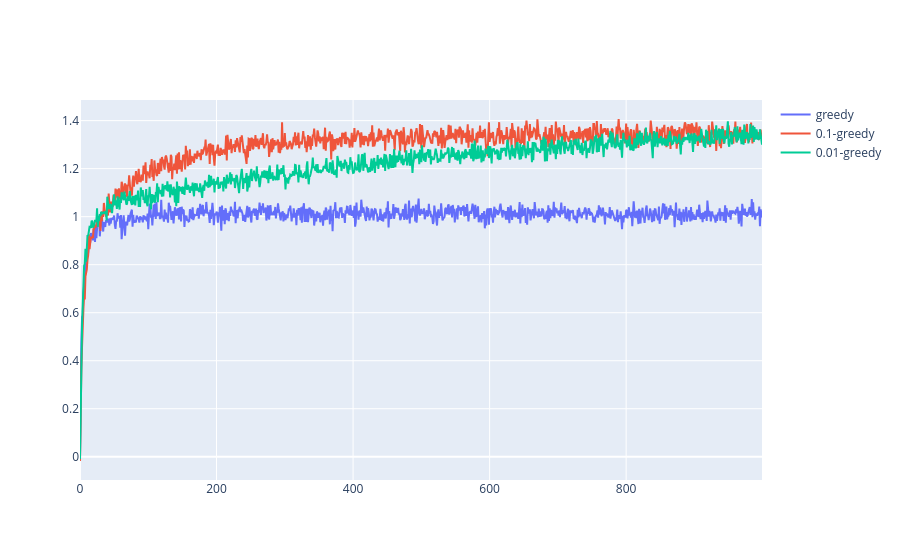
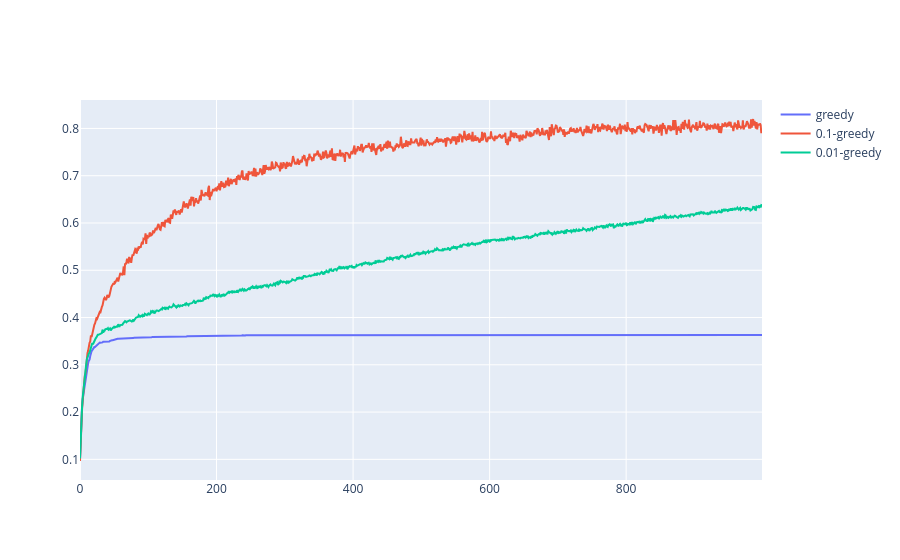

Notebook cell for these charts, in order:
### Code cell
nSampleAB = 1000
Qsample, AvgRSample, AvgOptSample, nExploreSample = sampleAverage(nSampleAB)
Qsample01, AvgRSample01, AvgOptSample01, nExploreSample01 = sampleAverage(nSampleAB, epsilon=0.1)
Qsample001, AvgRSample001, AvgOptSample001, nExploreSample001 = sampleAverage(nSampleAB, epsilon=0.01)
fig = go.Figure()
fig.add_trace(go.Scatter(x=np.arange(nSampleAB), y=AvgRSample, name="greedy"))
fig.add_trace(go.Scatter(x=np.arange(nSampleAB), y=AvgRSample01, name="0.1-greedy"))
fig.add_trace(go.Scatter(x=np.arange(nSampleAB), y=AvgRSample001, name="0.01-greedy"))
fig.show()
fig = go.Figure()
fig.add_trace(go.Scatter(x=np.arange(nSampleAB), y=AvgOptSample, name="greedy"))
fig.add_trace(go.Scatter(x=np.arange(nSampleAB), y=AvgOptSample01, name="0.1-greedy"))
fig.add_trace(go.Scatter(x=np.arange(nSampleAB), y=AvgOptSample001, name="0.01-greedy"))
fig.show()

### Figure 1 — Plotly figure (JSON) as saved in the notebook; plotly's stock layout.template omitted (floating-point values rounded to 4 significant figures; data arrays with more than 128 entries replaced by an {"elided": "..."} marker saying what was removed)
{"data": [{"name": "greedy", "type": "scatter", "x": {"elided": "1000 int values"}, "y": {"elided": "1000 float values"}}, {"name": "0.1-greedy", "type": "scatter", "x": {"elided": "1000 int values"}, "y": {"elided": "1000 float values"}}, {"name": "0.01-greedy", "type": "scatter", "x": {"elided": "1000 int values"}, "y": {"elided": "1000 float values"}}], "layout": {}}

### Figure 2 — Plotly figure (JSON) as saved in the notebook; plotly's stock layout.template omitted (floating-point values rounded to 4 significant figures; data arrays with more than 128 entries replaced by an {"elided": "..."} marker saying what was removed)
{"data": [{"name": "greedy", "type": "scatter", "x": {"elided": "1000 int values"}, "y": {"elided": "1000 float values"}}, {"name": "0.1-greedy", "type": "scatter", "x": {"elided": "1000 int values"}, "y": {"elided": "1000 float values"}}, {"name": "0.01-greedy", "type": "scatter", "x": {"elided": "1000 int values"}, "y": {"elided": "1000 float values"}}], "layout": {}}
